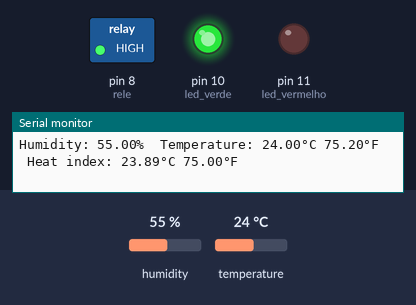
The sketch below on a simulated Arduino Uno, built with avr-gcc and run on an emulated ATmega328P. Parts: switched loads named in the sketch (green lamp = pin HIGH), output pins drawn as LEDs (lit = HIGH), the last lines printed to the serial monitor. The test bench sets the inputs (shaded band); at power-on: temperature 24 °C, humidity 55 %.

Above: at 4.8 s.
4.9 s: temperature set to 26.5 °C
7.9 s: temperature set to 27.6 °C
At 9.3 s:
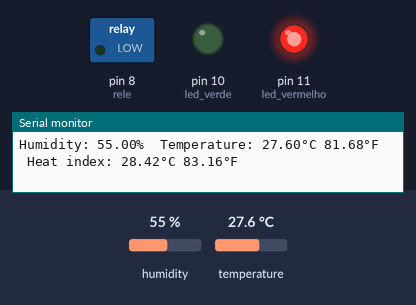
10.9 s: temperature set to 12 °C
At 12.7 s:
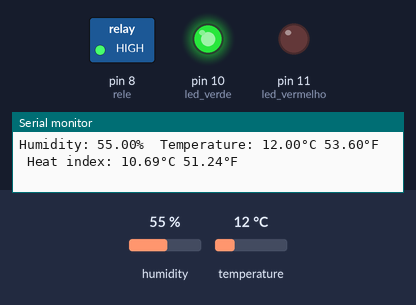
13.9 s: temperature set to 28 °C
At 15.1 s:
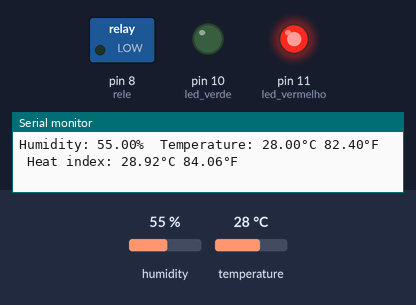
Timing chart, 0 to 16.9 s (numbered marks = the images above; inputs shaded):
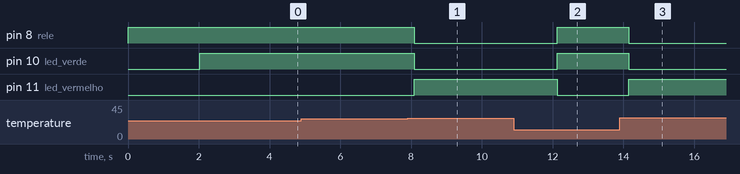

Measured:
- the behaviour switches between 27 and 27.1 °C on temperature (found by bisection; images 0 and 1)
- after the input at 7.9 s, pin 8 (rele), pin 10 (led_verde): HIGH → LOW after 0.19 s; pin 11 (led_vermelho): LOW → HIGH after 0.19 s
- after the input at 10.9 s, pin 8 (rele), pin 10 (led_verde): LOW → HIGH after 1.2 s; pin 11 (led_vermelho): HIGH → LOW after 1.2 s
- after the input at 13.9 s, pin 8 (rele), pin 10 (led_verde): HIGH → LOW after 0.26 s; pin 11 (led_vermelho): LOW → HIGH after 0.26 s

The sketch:

DHTtester.ino
```cpp
// Example testing sketch for various DHT humidity/temperature sensors
// Written by ladyada, public domain

// REQUIRES the following Arduino libraries:
// - DHT Sensor Library: https://github.com/adafruit/DHT-sensor-library
// - Adafruit Unified Sensor Lib: https://github.com/adafruit/Adafruit_Sensor

#include "DHT.h"

#define DHTPIN 2     // Digital pin connected to the DHT sensor
// Feather HUZZAH ESP8266 note: use pins 3, 4, 5, 12, 13 or 14 --
// Pin 15 can work but DHT must be disconnected during program upload.
int led_verde = 10;
int led_vermelho = 11;
int rele = 8;
// Uncomment whatever type you're using!
//#define DHTTYPE DHT11   // DHT 11
#define DHTTYPE DHT22   // DHT 22  (AM2302), AM2321
//#define DHTTYPE DHT21   // DHT 21 (AM2301)

// Connect pin 1 (on the left) of the sensor to +5V
// NOTE: If using a board with 3.3V logic like an Arduino Due connect pin 1
// to 3.3V instead of 5V!
// Connect pin 2 of the sensor to whatever your DHTPIN is
// Connect pin 3 (on the right) of the sensor to GROUND (if your sensor has 3 pins)
// Connect pin 4 (on the right) of the sensor to GROUND and leave the pin 3 EMPTY (if your sensor has 4 pins)
// Connect a 10K resistor from pin 2 (data) to pin 1 (power) of the sensor

// Initialize DHT sensor.
// Note that older versions of this library took an optional third parameter to
// tweak the timings for faster processors.  This parameter is no longer needed
// as the current DHT reading algorithm adjusts itself to work on faster procs.
DHT dht(DHTPIN, DHTTYPE);

void setup() {
  Serial.begin(9600);
  Serial.println(F("DHTxx test!"));
  pinMode(led_verde,OUTPUT);
  pinMode(led_vermelho,OUTPUT);
  pinMode(rele, OUTPUT);
  digitalWrite(rele, HIGH);
  dht.begin();
}

void loop() {
  // Wait a few seconds between measurements.
  delay(2000);

  // Reading temperature or humidity takes about 250 milliseconds!
  // Sensor readings may also be up to 2 seconds 'old' (its a very slow sensor)
  float h = dht.readHumidity();
  // Read temperature as Celsius (the default)
  float t = dht.readTemperature();
  // Read temperature as Fahrenheit (isFahrenheit = true)
  float f = dht.readTemperature(true);

  // Check if any reads failed and exit early (to try again).
  if (isnan(h) || isnan(t) || isnan(f)) {
    Serial.println(F("Failed to read from DHT sensor!"));
    return;
  }

  // Compute heat index in Fahrenheit (the default)
  float hif = dht.computeHeatIndex(f, h);
  // Compute heat index in Celsius (isFahreheit = false)
  float hic = dht.computeHeatIndex(t, h, false);

  Serial.print(F("Humidity: "));
  Serial.print(h);
  Serial.print(F("%  Temperature: "));
  Serial.print(t);
  Serial.print(F("°C "));
  Serial.print(f);
  Serial.print(F("°F  Heat index: "));
  Serial.print(hic);
  Serial.print(F("°C "));
  Serial.print(hif);
  Serial.println(F("°F"));
  if (t>27) {
    digitalWrite(led_vermelho,HIGH);
    digitalWrite(led_verde,LOW);
    digitalWrite(rele, LOW);
  }
  else {
    digitalWrite(led_verde,HIGH);
    digitalWrite(led_vermelho,LOW);
    digitalWrite(rele, HIGH);
  }
}
```
